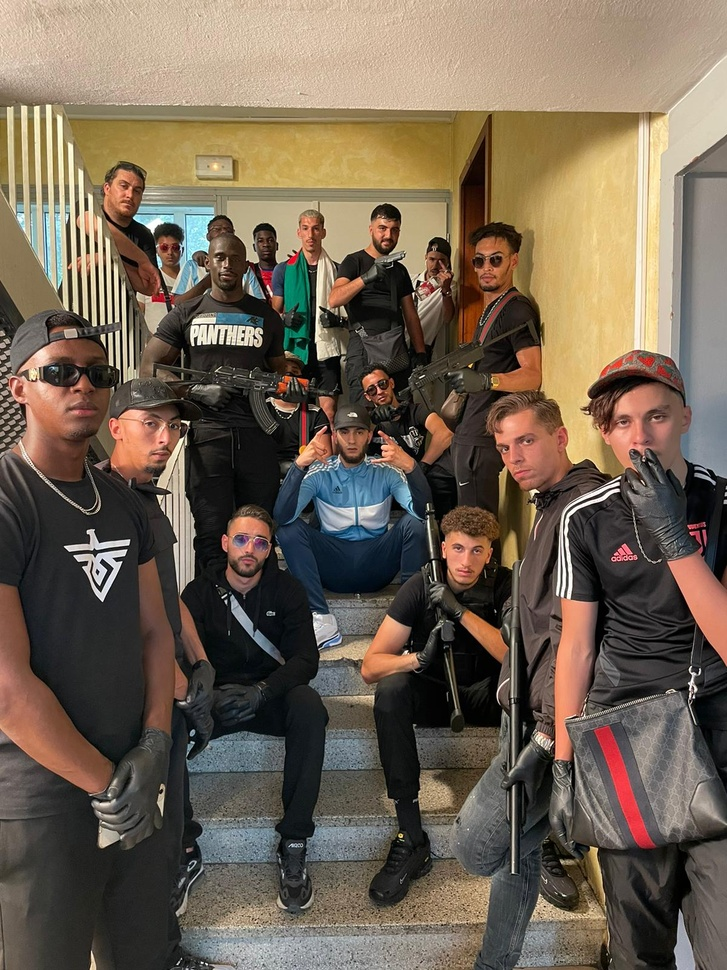
#> input picture hichem.jpg, 727 x 970 px, shrunk from 1200 x 1600 before the run
$ python CLAHImage.py
#> lines starting #> are read from the running program, lines starting #| are printed output that depends on the picture
import cv2

img = cv2.imread('hichem.jpg', 1)
#> img is the input picture: shape (970, 727, 3); mean B, G, R 83.4, 99.2, 113.1
cv2.imshow("Original image", img)

# CLAHE (Contrast Limited Adaptive Histogram Equalization)
clahe = cv2.createCLAHE(clipLimit=3., tileGridSize=(8, 8))

lab = cv2.cvtColor(img, cv2.COLOR_BGR2LAB)  # convert from BGR to LAB color space
#> lab: shape (970, 727, 3); mean of channels 0, 1, 2 106.6, 131.3, 138.6
l, a, b = cv2.split(lab)  # split on 3 different channels
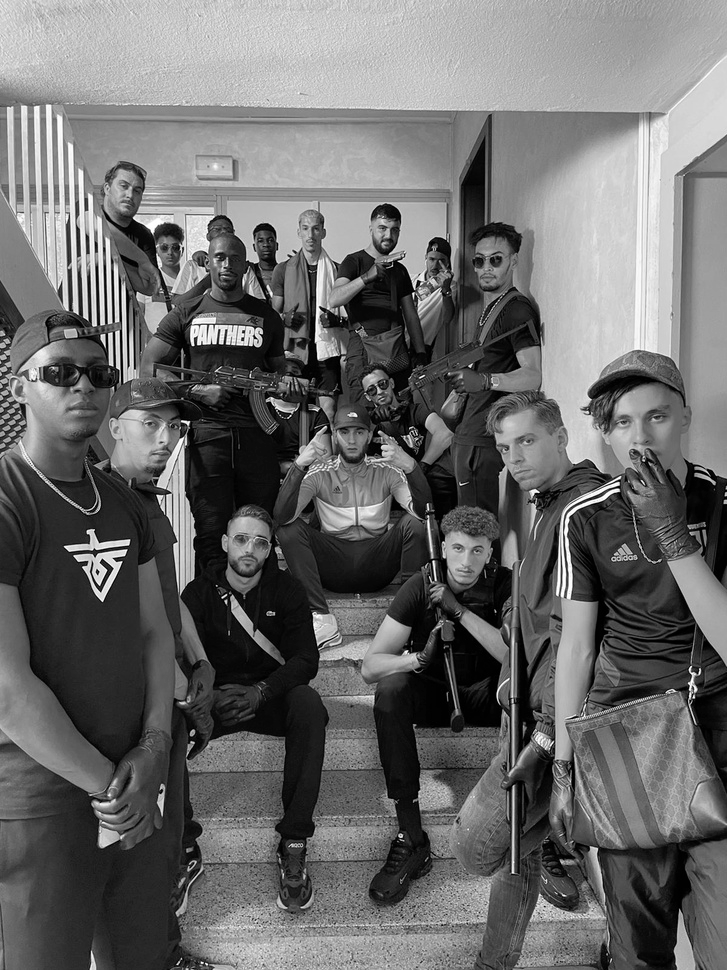
#> l: shape (970, 727); min 0, max 255, mean 106.6
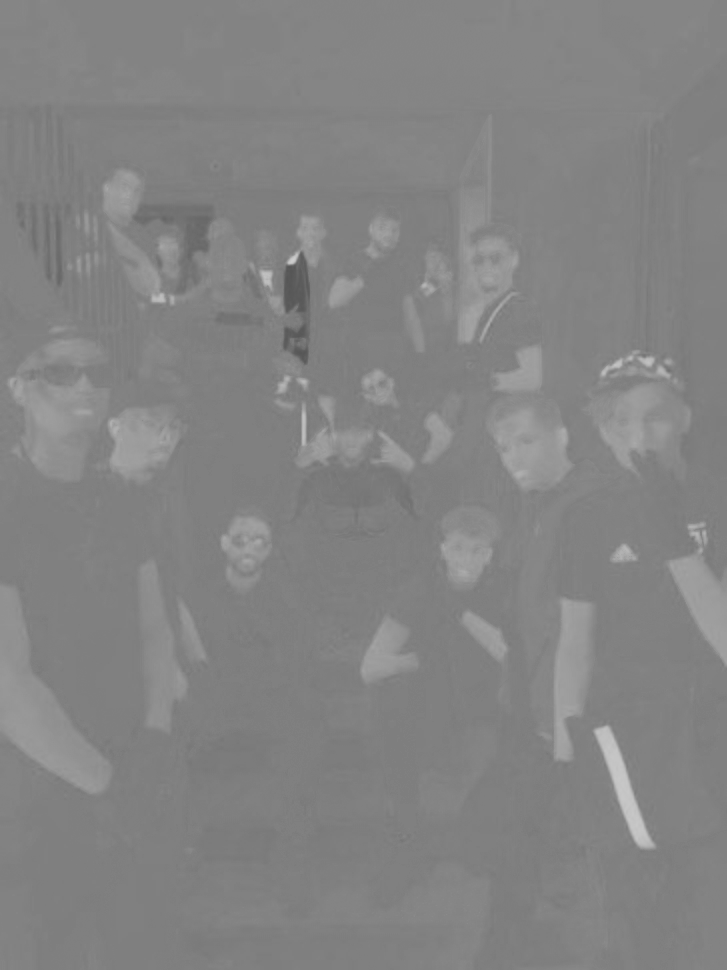
#> a: shape (970, 727); min 85, max 206, mean 131.3
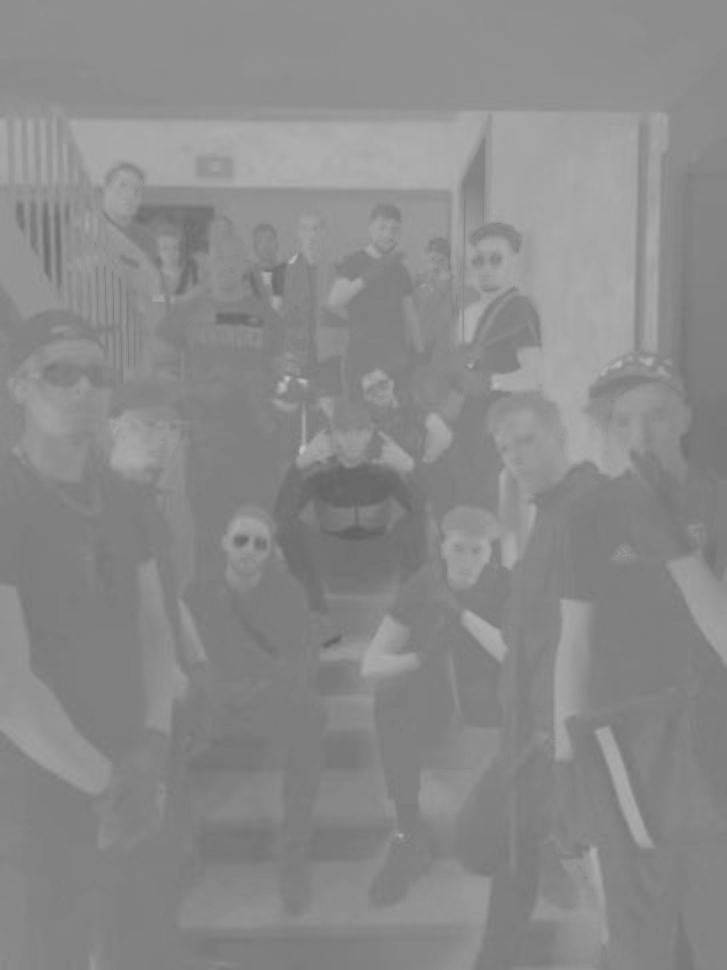
#> b: shape (970, 727); min 96, max 195, mean 138.6

l2 = clahe.apply(l)  # apply CLAHE to the L-channel
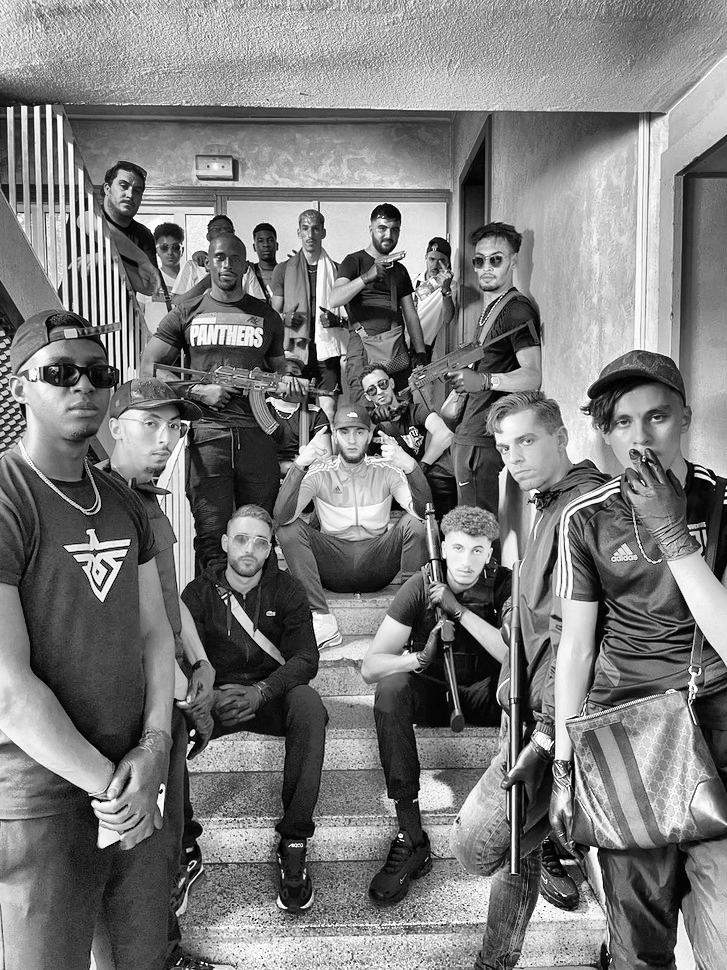
#> l2: shape (970, 727); min 0, max 255, mean 124.2

lab = cv2.merge((l2, a, b))  # merge channels
#> lab: shape (970, 727, 3); mean of channels 0, 1, 2 124.2, 131.3, 138.6
img2 = cv2.cvtColor(lab, cv2.COLOR_LAB2BGR)  # convert from LAB to BGR
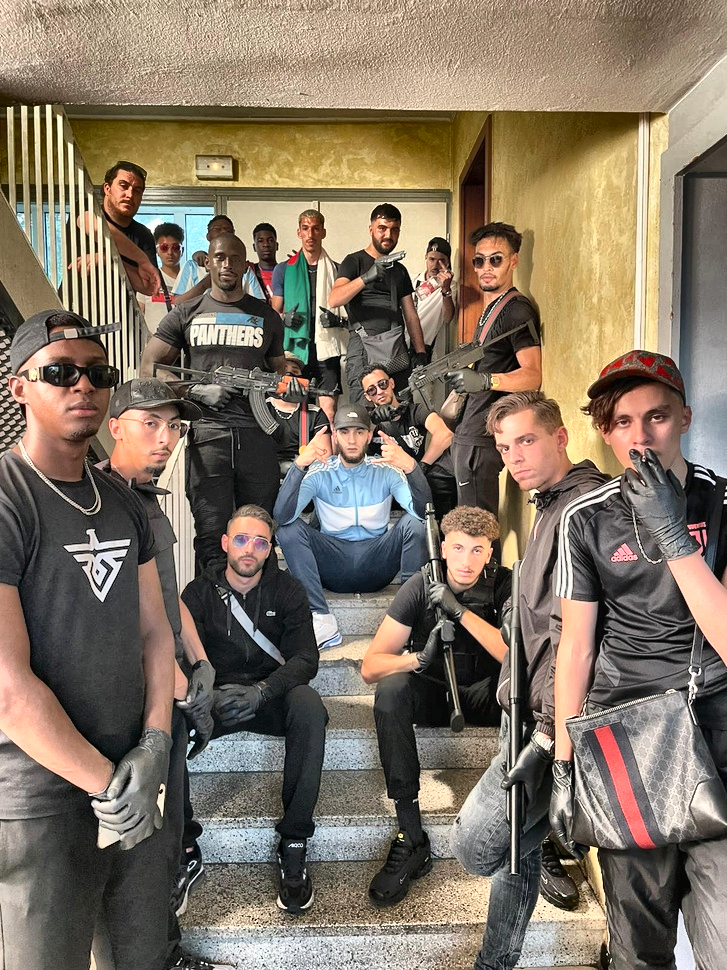
#> img2: shape (970, 727, 3); mean B, G, R 100.4, 116.4, 129.6
cv2.imshow('Increased contrast', img2)
cv2.imwrite('hichem_modified.jpg', img2)

cv2.waitKey(0)
cv2.destroyAllWindows()
